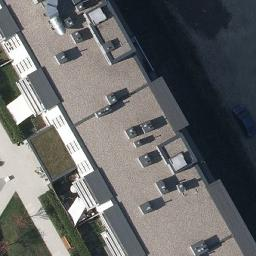
#> input picture images/train/img/4893_2381.png, 256 x 256 px
$ python -i IO_project_DISK.py   (imports and definitions only)
#> lines starting #> are read from the running program, lines starting #| are printed output that depends on the picture; after the words box and inside, x2 and y2 are one past the last pixel; in counts of white or black regions, pixels touching at a corner belong together

import tensorflow as tf
import cv2 as cv
import os
import numpy as np
import matplotlib.pyplot as plt
from matplotlib.widgets import Button
import time

# [9 lines left out: function load_dataset, not called in this run]

def process_image(image_path):

#> called with image_path = 'images/train/img/4893_2381.png'
    image = cv.imread(image_path)
#> image is the input picture: shape (256, 256, 3); mean B, G, R 103.9, 103.9, 103.4
    if COLOR_NAME == "RGB":
        image = cv.cvtColor(image, cv.COLOR_BGR2RGB)
    elif COLOR_NAME == "HSV":
        image = cv.cvtColor(image, cv.COLOR_BGR2HSV)
    elif COLOR_NAME == "YUV":
        image = cv.cvtColor(image, cv.COLOR_BGR2YUV)
    elif COLOR_NAME == "GRAY":
        image = cv.cvtColor(image, cv.COLOR_BGR2GRAY)
    elif COLOR_NAME == "RGB+H":
        image = cv.cvtColor(image, cv.COLOR_BGR2RGB)
        image_r, image_g, image_b = cv.split(image)
        image_HSV = cv.cvtColor(image, cv.COLOR_BGR2HSV)
        image_H, image_S, image_V = cv.split(image_HSV)
        image = cv.merge((image_r, image_g, image_b, image_H))
    elif COLOR_NAME == "RGB+H_Green": # RGB + kanał H tylko z zieloną cześcią
        image = cv.cvtColor(image, cv.COLOR_BGR2RGB)
        image_r, image_g, image_b = cv.split(image)
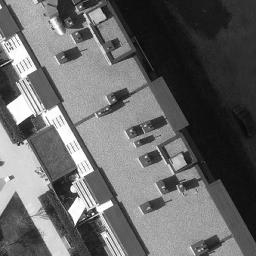
#> image_r: shape (256, 256); min 0, max 255, mean 103.4
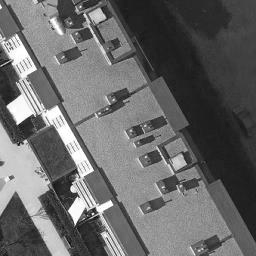
#> image_b: shape (256, 256); min 3, max 255, mean 103.9
        image_HSV = cv.cvtColor(image, cv.COLOR_BGR2HSV)
#> image_HSV: shape (256, 256, 3); mean H, S, V 60.9, 48.8, 110.6
        mask_HSV = cv.inRange(image_HSV, np.array([60, 50, 30]), np.array([100, 255, 255]))
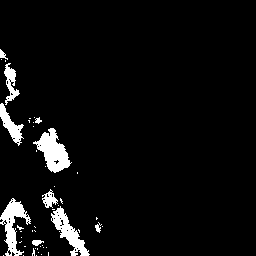
#> mask_HSV: shape (256, 256); 5.1% white; 49 white regions (39 under 20 px), largest, box (x1, y1, x2, y2) and area: (33, 128, 72, 173) 854, (0, 198, 31, 256) 724, (51, 206, 90, 256) 677
        image_HSV_green = cv.bitwise_and(image_HSV, image_HSV, mask=mask_HSV)
#> image_HSV_green: shape (256, 256, 3); mean H, S, V 4.2, 3.3, 4.2
        image_H_green, image_S, image_V = cv.split(image_HSV_green)
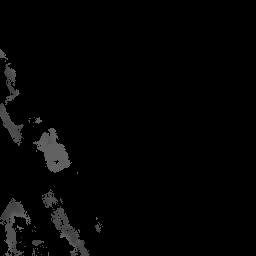
#> image_H_green: shape (256, 256); min 0, max 100, mean 4.2
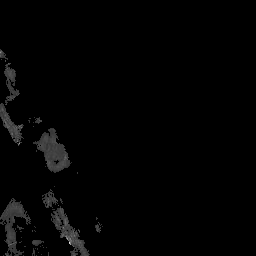
#> image_S: shape (256, 256); min 0, max 229, mean 3.3
        image = cv.merge((image_r, image_g, image_b, image_H_green))
#> image: shape (256, 256, 4); mean H, S, V 103.4, 103.9, 103.9, 4.2
    elif COLOR_NAME == "RGB+HSV":
        image = cv.cvtColor(image, cv.COLOR_BGR2RGB)
        image_r, image_g, image_b = cv.split(image)
        image_HSV = cv.cvtColor(image, cv.COLOR_BGR2HSV)
        image_H, image_S, image_V = cv.split(image_HSV)
        image = cv.merge((image_r, image_g, image_b, image_H, image_S, image_V))
    elif COLOR_NAME == "RGB+EDGES":
        image = cv.cvtColor(image, cv.COLOR_BGR2RGB)
        image_r, image_g, image_b = cv.split(image)
        image_canny = cv.Canny(image,100,200)
        image = cv.merge((image_r, image_g, image_b, image_canny))
    elif COLOR_NAME == "H":
        image_HSV = cv.cvtColor(image, cv.COLOR_BGR2HSV)
        image_H, image_S, image_V = cv.split(image_HSV)
        image = image_H

    image = image/255.0
#> image: shape (256, 256, 4) float64; mean H, S, V 0.405, 0.407, 0.407, 0.0166
    image = image.astype(np.float32)
#> image: shape (256, 256, 4) float32; mean H, S, V 0.405, 0.407, 0.407, 0.0166

    return image

# [226 lines left out: functions process_image_amd_label, parse, tf_dataset, create_U_model, create_U_model_T2, show_image, not called in this run]

class Next_button(object):  # Klasa do przycisku zarządzania przyciskiem w funkcji test_model
    # [6 lines left out: function __init__, not called in this run]

    def clicked(self, event):
        show_image(self.model, self.test_images, self.test_labels)
        plt.draw()

# [9 lines left out: function test_model, not called in this run]


# Definicja stałych
IMG_WIDTH = 256
IMG_HEIGHT = 256
IMG_CHANELS = 4
BATCH_SIZE = 32
EPOCHS = 50
UNITS_NUM = 16
COLOR_NAME = "RGB+H_Green"
MODEL_TYPE = 1
NAME_PREFIX = "TEST_"
NAME_SUFFIX = ""

MODEL_NAME= NAME_PREFIX + COLOR_NAME + "_E" + str(EPOCHS) + "_T" + str(MODEL_TYPE) + NAME_SUFFIX

FINAL_TEST = False

######################## MAIN #################
# [90 lines left out: function main, not called in this run]

# [2 lines not run here, left out]

>>> result = process_image('images/train/img/4893_2381.png')

$ run again, on images/train/img/4896_2343.png
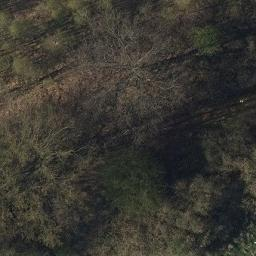
#> input picture images/train/img/4896_2343.png, 256 x 256 px
#> in process_image, image is the input picture: shape (256, 256, 3); mean B, G, R 48.4, 55.2, 57
#> image_HSV: shape (256, 256, 3); mean H, S, V 82.5, 45.4, 58.5
#> in process_image, `mask_HSV = cv.inRange(image_HSV, np.array([60, 50, 30]), np.array([100..`:
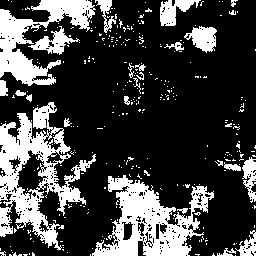
#> mask_HSV: shape (256, 256); 26% white; 333 white regions (308 under 20 px), largest, box (x1, y1, x2, y2) and area: (0, 102, 96, 250) 5260, (92, 175, 214, 256) 4499, (0, 0, 96, 86) 3185
#> image_HSV_green: shape (256, 256, 3); mean H, S, V 24.1, 17.2, 17.6
#> in process_image, `image_H_green, image_S, image_V = cv.split(image_HSV_green)`:
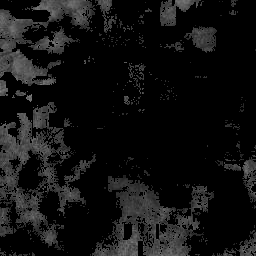
#> image_V: shape (256, 256); min 0, max 133, mean 17.6

$ run again, on images/train/img/4897_2365.png
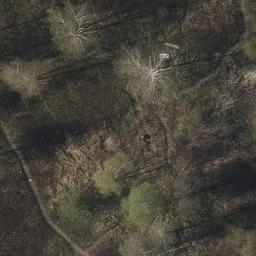
#> input picture images/train/img/4897_2365.png, 256 x 256 px
#> in process_image, image is the input picture: shape (256, 256, 3); mean B, G, R 57.1, 66.6, 70.2
#> image_HSV: shape (256, 256, 3); mean H, S, V 91.7, 46.1, 70.6
#> in process_image, `mask_HSV = cv.inRange(image_HSV, np.array([60, 50, 30]), np.array([100..`:
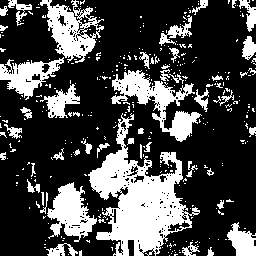
#> mask_HSV: shape (256, 256); 28.3% white; 351 white regions (302 under 20 px), largest, box (x1, y1, x2, y2) and area: (88, 113, 200, 256) 6494, (111, 70, 202, 142) 2234, (40, 0, 104, 63) 1807
#> image_HSV_green: shape (256, 256, 3); mean H, S, V 27, 18.3, 23.4
#> in process_image, `image_H_green, image_S, image_V = cv.split(image_HSV_green)`:
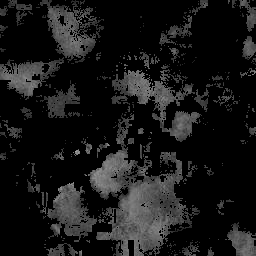
#> image_V: shape (256, 256); min 0, max 168, mean 23.4

$ run again, on images/train/img/4897_2380.png
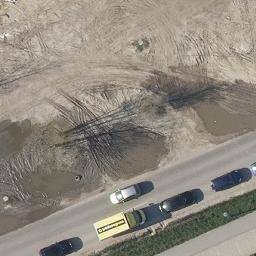
#> input picture images/train/img/4897_2380.png, 256 x 256 px
#> in process_image, image is the input picture: shape (256, 256, 3); mean B, G, R 127.2, 137.4, 144.2
#> image_HSV: shape (256, 256, 3); mean H, S, V 98.3, 33.8, 145.3
#> in process_image, `mask_HSV = cv.inRange(image_HSV, np.array([60, 50, 30]), np.array([100..`:
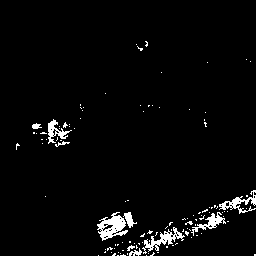
#> mask_HSV: shape (256, 256); 3.2% white; 115 white regions (105 under 20 px), largest, box (x1, y1, x2, y2) and area: (97, 212, 128, 241) 457, (142, 227, 185, 254) 343, (219, 190, 256, 214) 280
#> image_HSV_green: shape (256, 256, 3); mean H, S, V 2.7, 2, 3.5
#> in process_image, `image_H_green, image_S, image_V = cv.split(image_HSV_green)`:
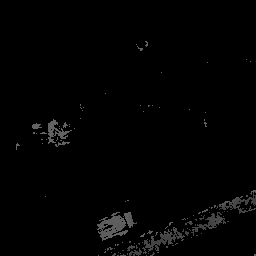
#> image_H_green: shape (256, 256); min 0, max 100, mean 2.7
